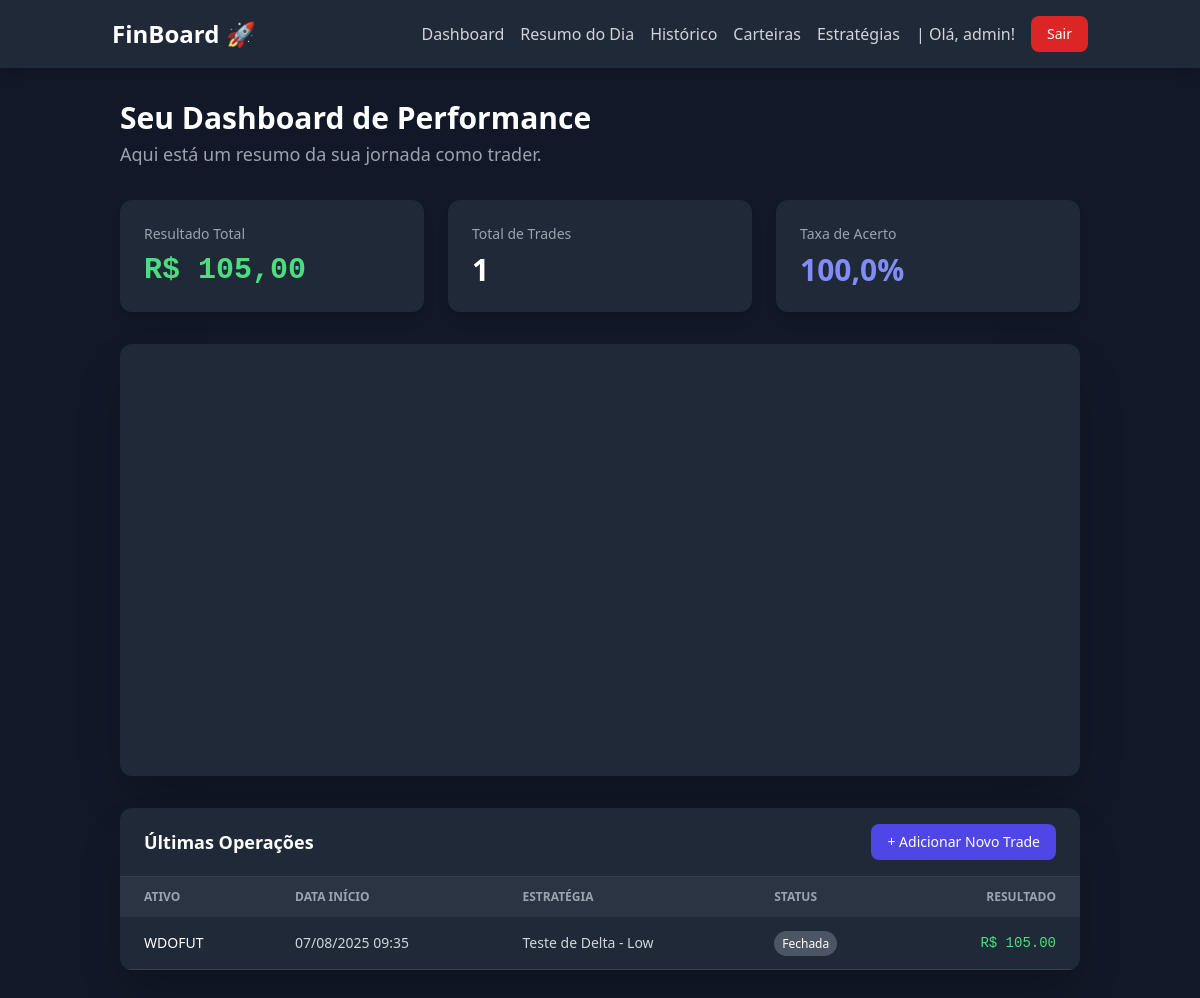
Page / (signed in) on the earlier database version.
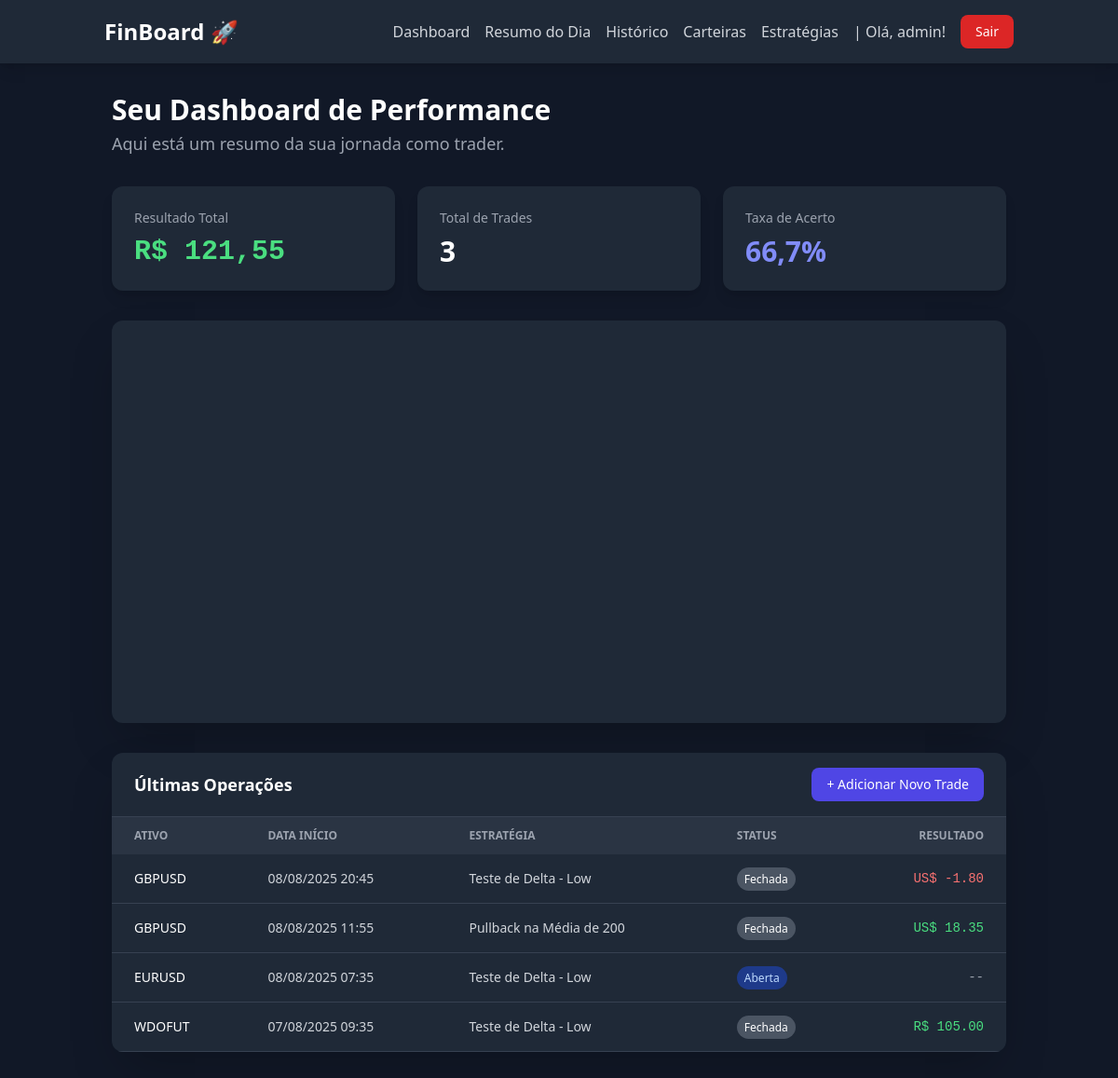
Same page on the later database version.
### dashboard/models.py (models this page shows, shortened)
class Operation(models.Model):
    STATUS_CHOICES = [('ABERTA', 'Aberta'), ('FECHADA', 'Fechada')]
    INITIAL_TYPE_CHOICES = [('COMPRA', 'Compra'), ('VENDA', 'Venda')]
    SENTIMENT_CHOICES = [('CONFIANTE', 'Confiante'), ('ANSIOSO', 'Ansioso'),
                         ('COM_MEDO', 'Com Medo'), ('FOCADO', 'Focado'), ('EFORICO', 'Eufórico')]
    account = models.ForeignKey(
        Account, on_delete=models.PROTECT, verbose_name="Carteira")
    user = models.ForeignKey(
        User, on_delete=models.CASCADE, verbose_name="Usuário")
    asset = models.ForeignKey(
        Asset, on_delete=models.PROTECT, verbose_name="Ativo")
    strategy = models.ForeignKey(
        Strategy, on_delete=models.SET_NULL, null=True, blank=True, verbose_name="Estratégia")
    initial_stop_price = models.DecimalField(
        "Preço de Stop Planejado", max_digits=10, decimal_places=5, blank=True, null=True)
    initial_target_price = models.DecimalField(
        "Preço de Alvo Planejado", max_digits=10, decimal_places=5, blank=True, null=True)
    tags = models.ManyToManyField(Tag, blank=True, verbose_name="Tags")
    status = models.CharField("Status", max_length=10,
                              choices=STATUS_CHOICES, default='ABERTA')
    initial_operation_type = models.CharField(
        "Tipo da Operação Inicial", max_length=10, choices=INITIAL_TYPE_CHOICES)
    start_date = models.DateTimeField("Data de Início")
    end_date = models.DateTimeField("Data de Fim", null=True, blank=True)
    net_financial_result = models.DecimalField(
        "Resultado Financeiro Líquido", max_digits=12, decimal_places=2, null=True, blank=True)
    points_pips_result = models.DecimalField(
        "Resultado em Pontos/Pips", max_digits=12, decimal_places=2, null=True, blank=True)
    entry_reason = models.TextField("Motivo da Entrada")
    general_notes = models.TextField(
        "Observações Gerais (Lições Aprendidas)", blank=True, null=True)
    entry_sentiment = models.CharField(
        "Sentimento na Entrada", max_length=10, choices=SENTIMENT_CHOICES, blank=True, null=True)
    execution_rating = models.IntegerField("Qualidade da Execução (1-5)", validators=[
                                           MinValueValidator(1), MaxValueValidator(5)], null=True, blank=True)

class Asset(models.Model):
    MARKET_CHOICES = [('B3_ACOES', 'B3 - Ações'), ('B3_FUTUROS', 'B3 - Mercado Futuro'), ('FOREX_PARES',
                                                                                          'Forex - Pares de Moedas'), ('FOREX_COMMODITIES', 'Forex - Commodities'), ('FOREX_INDICES', 'Forex - Índices')]
    CURRENCY_CHOICES = [('BRL', 'Real Brasileiro'), ('USD', 'Dólar Americano')]
    ticker = models.CharField(
        "Ticker", max_length=20, unique=True, help_text="Ex: PETR4, WDOFUT, EURUSD")
    name = models.CharField("Nome", max_length=100)
    market = models.CharField("Mercado", max_length=20, choices=MARKET_CHOICES)
    currency = models.CharField(
        "Moeda", max_length=3, choices=CURRENCY_CHOICES)
    description = models.TextField("Descrição", blank=True, null=True)

class Strategy(models.Model):
    name = models.CharField("Nome da Estratégia", max_length=100, unique=True)
    description = models.TextField("Descrição do Setup")

class Account(models.Model):
    CURRENCY_CHOICES = [
        ('BRL', 'Real Brasileiro'),
        ('USD', 'Dólar Americano'),
    ]
    user = models.ForeignKey(
        User, on_delete=models.CASCADE, verbose_name="Usuário")
    name = models.CharField("Nome da Carteira", max_length=100,
                            help_text="Ex: Corretora XP, Binance Futures")
    currency = models.CharField(
        "Moeda", max_length=3, choices=CURRENCY_CHOICES, default='BRL')
    initial_balance = models.DecimalField(
        "Saldo Inicial", max_digits=12, decimal_places=2, default=0.0)
    is_active = models.BooleanField("Ativa", default=True)

### core/views.py (the view)
# urls.py: path('', views.home, name='home'),
@login_required
def home(request):
    operations = Operation.objects.filter(user=request.user)
    closed_operations = operations.filter(
        status='FECHADA', end_date__isnull=False)
    total_pl_converted = sum(convert_to_brl(op.net_financial_result, op.account.currency, op.end_date)
                             for op in closed_operations if op.net_financial_result is not None)
    trade_count = closed_operations.count()
    winning_trades = closed_operations.filter(
        net_financial_result__gt=0).count()
    win_rate = (winning_trades / trade_count * 100) if trade_count > 0 else 0
    chart_data = get_equity_curve_data_for_echarts(request.user.id)
    context = {
        'operations': operations.order_by('-start_date'),
        'total_pl': total_pl_converted,
        'trade_count': trade_count,
        'win_rate': win_rate,
        'chart_data': chart_data
    }
    return render(request, 'core/home.html', context)

### dashboard/currency_converter.py (called while the page is built)
def convert_to_brl(amount, currency_code, date_obj):
    if currency_code == 'BRL' or amount is None:
        return amount
    rate = get_exchange_rate(currency_code, date_obj.date())
    if rate:
        converted_amount = Decimal(str(amount)) * rate
        return converted_amount.quantize(Decimal('0.01'))
    return amount

### dashboard/templatetags/currency_filters.py (called while the page is built)
@register.filter(name='format_currency')
def format_currency(value, currency_code):
    try:
        value = Decimal(value)
    except (ValueError, TypeError):
        return value
    formatted_value = intcomma(value).replace(
        ",", "TEMP_COMMA").replace(".", ",").replace("TEMP_COMMA", ".")
    if currency_code == 'BRL':
        return f"R$ {formatted_value}"
    elif currency_code == 'USD':
        return f"US$ {formatted_value}"
    else:
        return f"{currency_code} {formatted_value}"

### core/templates/core/home.html (shortened to what this page needs)
{% extends 'core/base.html' %}
{% load currency_filters %}
{% load static %}
{% block content %}
<div class="container mx-auto px-4 sm:px-6 lg:px-8 py-8">
    <div class="mb-8">
        <h1 class="text-3xl font-bold text-white">Seu Dashboard de Performance</h1>
        <p class="mt-1 text-lg text-gray-400">Aqui está um resumo da sua jornada como trader.</p>
    </div>
    <div class="grid grid-cols-1 sm:grid-cols-2 lg:grid-cols-3 gap-6 mb-8">
        <div class="bg-gray-800 rounded-xl shadow-lg p-6 flex flex-col justify-between">
            <h3 class="text-sm font-medium text-gray-400">Resultado Total</h3>
            <p class="text-3xl font-bold mt-2 font-mono {% if total_pl > 0 %} text-green-400 {% else %} text-red-400 {% endif %}">
                R$ {{ total_pl|floatformat:2 }}
            </p>
        </div>
        <div class="bg-gray-800 rounded-xl shadow-lg p-6">
            <h3 class="text-sm font-medium text-gray-400">Total de Trades</h3>
            <p class="text-3xl font-bold mt-2 text-white">{{ trade_count }}</p>
        </div>
        <div class="bg-gray-800 rounded-xl shadow-lg p-6">
            <h3 class="text-sm font-medium text-gray-400">Taxa de Acerto</h3>
            <p class="text-3xl font-bold mt-2 text-indigo-400">{{ win_rate|floatformat:1 }}%</p>
        </div>
    </div>
    <div class="bg-gray-800 rounded-xl shadow-2xl p-4 mb-8">
        <div id="equity-chart" style="width: 100%; height:400px;"></div>
    </div>
    <div class="bg-gray-800 rounded-xl shadow-2xl overflow-hidden">
        <div class="flex justify-between items-center px-6 py-4 border-b border-gray-700">
            <h3 class="text-lg font-semibold text-white">Últimas Operações</h3>
            <a href="{% url 'dashboard:operation_add' %}" class="px-4 py-2 text-sm font-medium text-white bg-indigo-600 rounded-lg hover:bg-indigo-700 transition-colors">
                + Adicionar Novo Trade
            </a>
        </div>
        <div class="overflow-x-auto">
            <table class="min-w-full text-sm text-left text-gray-300">
                <thead class="text-xs text-gray-400 uppercase bg-gray-700/50">
                    <tr>
                        <th scope="col" class="px-6 py-3">Ativo</th>
                        <th scope="col" class="px-6 py-3">Data Início</th>
                        <th scope="col" class="px-6 py-3">Estratégia</th>
                        <th scope="col" class="px-6 py-3">Status</th>
                        <th scope="col" class="px-6 py-3 text-right">Resultado</th>
                    </tr>
                </thead>
                <tbody>
                    {% for op in operations|slice:":10" %} <tr class="border-b border-gray-700 hover:bg-gray-700/40 transition-colors">
                        <th scope="row" class="px-6 py-4 font-medium text-white whitespace-nowrap">{{ op.asset.ticker }}</th>
                        <td class="px-6 py-4">{{ op.start_date|date:"d/m/Y H:i" }}</td>
                        <td class="px-6 py-4">{{ op.strategy.name|default:"N/A" }}</td>
                        <td class="px-6 py-4">
                            {% if op.status == 'FECHADA' %}
                                <span class="px-2 py-1 text-xs font-medium text-white bg-gray-600 rounded-full">{{ op.get_status_display }}</span>
                            {% else %}
                                <span class="px-2 py-1 text-xs font-medium text-blue-200 bg-blue-900 rounded-full">{{ op.get_status_display }}</span>
                            {% endif %}
                        </td>
                        <td class="px-6 py-4 text-right font-mono {% if op.net_financial_result > 0 %}text-green-400{% elif op.net_financial_result < 0 %}text-red-400{% else %}text-gray-400{% endif %}">
                            {% if op.net_financial_result is not None %}
                                {{ op.net_financial_result|format_currency:op.account.currency }}
                            {% else %}
                                --
                            {% endif %}
                        </td>
                    </tr>
                    {% empty %}
                    <tr>
                        <td colspan="5" class="text-center py-10 text-gray-500">
                            Você ainda não cadastrou nenhuma operação. Clique em "Adicionar Novo Trade" para começar!
                        </td>
                    </tr>
                    {% endfor %}
                </tbody>
            </table>
        </div>
    </div>
</div>
{% endblock %}

### core/templates/core/base.html (shortened to what this page needs)
{% load static %}
<!DOCTYPE html>
<html lang="pt-br" class="dark">
<head>
    <link href="{% static 'core/css/output.css' %}" rel="stylesheet">
</head>
<body class="bg-gray-900">
    <header class="bg-gray-800 shadow-lg sticky top-0 z-50">
        <nav class="container mx-auto px-6 py-4">
            <div class="flex items-center justify-between">
                <a href="{% url 'core:home' %}" class="text-white text-2xl font-bold hover:text-indigo-400 transition-colors">
                    FinBoard 🚀
                </a>
                <div class="flex items-center space-x-4">
                     {% if user.is_authenticated %}
                        <a href="{% url 'core:home' %}" class="text-gray-300 hover:text-white transition-colors">Dashboard</a>
                        <a href="{% url 'dashboard:daily_summary' %}" class="text-gray-300 hover:text-white transition-colors">Resumo do Dia</a>
                        <a href="{% url 'dashboard:operation_list' %}" class="text-gray-300 hover:text-white transition-colors">Histórico</a>
                        <a href="{% url 'dashboard:account_list' %}" class="text-gray-300 hover:text-white transition-colors">Carteiras</a>
                        <a href="{% url 'dashboard:strategy_list' %}" class="text-gray-300 hover:text-white transition-colors">Estratégias</a>
                        <span class="text-gray-300">| Olá, {{ user.username }}!</span>
                        <a href="{% url 'core:logout' %}" class="px-4 py-2 text-sm font-medium text-white bg-red-600 rounded-lg hover:bg-red-700 transition-colors">
                            Sair
                        </a>
                    {% else %}
                        <a href="{% url 'core:login' %}" class="text-gray-300 hover:text-white transition-colors">Login</a>
                        <a href="{% url 'core:register' %}" class="px-4 py-2 text-sm font-medium text-white bg-indigo-600 rounded-lg hover:bg-indigo-700 transition-colors">
                            Cadastre-se
                        </a>
                    {% endif %}
                </div>
            </div>
        </nav>
    </header>
    <main>
        {% block content %}
        {% endblock %}
    </main>
</body>
</html>

Differences in the rows shown:
added Operation: asset.ticker "GBPUSD", start_date "08/08/2025 20:45", strategy.name "Teste de Delta - Low", status "Fechada", net_financial_result "US$ -1.80"
added Operation: asset.ticker "GBPUSD", start_date "08/08/2025 11:55", strategy.name "Pullback na Média de 200", status "Fechada", net_financial_result "US$ 18.35"
added Operation: asset.ticker "EURUSD", start_date "08/08/2025 07:35", strategy.name "Teste de Delta - Low", status "Aberta"
Other differences:
{{ total_pl|floatformat:2 }}: "105,00" → "121,55"
{{ trade_count }}: "1" → "3"
{{ win_rate|floatformat:1 }}: "100,0" → "66,7"
